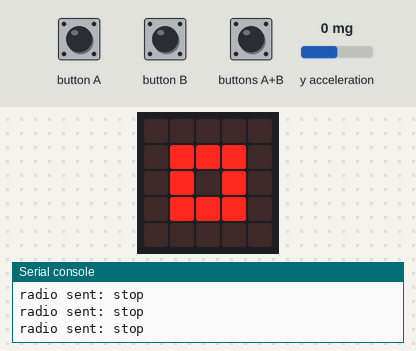
Recording of a program running on a simulated BBC micro:bit running MicroPython. On the bench: the board's 5×5 LED display, the last lines printed to the serial console. The test bench sets the inputs (shaded band); at power-on: y acceleration 0 mg. No radio messages arrive unless stated (any console line starting 'radio sent:' is added by the test bench).

Above: at 1.2 s.
1.3 s: y acceleration set to -1440 mg
At 1.9 s:
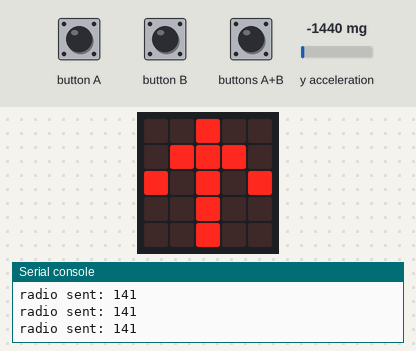
2.9 s: button A pressed for 0.15 s
At 3.11 s:
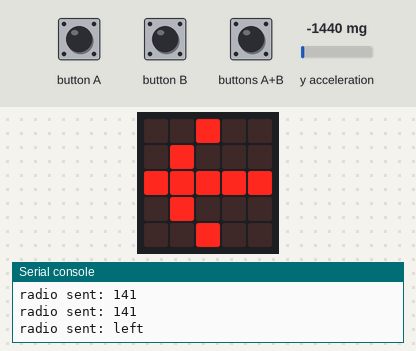
4.7 s: button B pressed for 0.15 s
At 4.92 s:
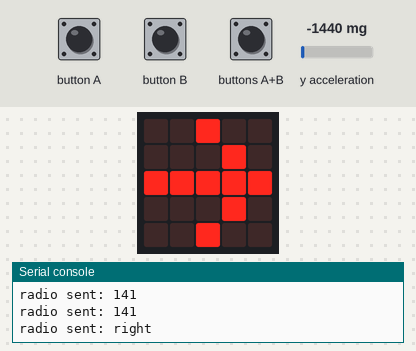
6.5 s: buttons A+B pressed for 0.15 s
At 6.73 s:
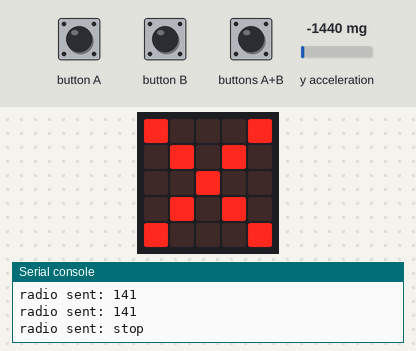
8.3 s: y acceleration set to 750 mg
At 9.6 s:
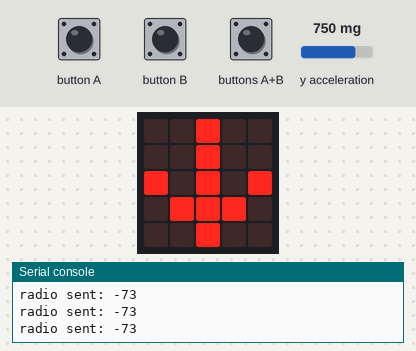
9.9 s: y acceleration set to -750 mg
At 11.4 s:
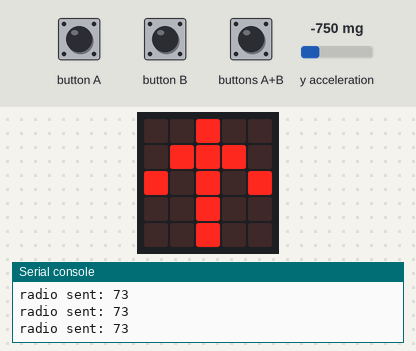
Timing chart, 0 to 12.5 s (numbered marks = the images above; inputs shaded):
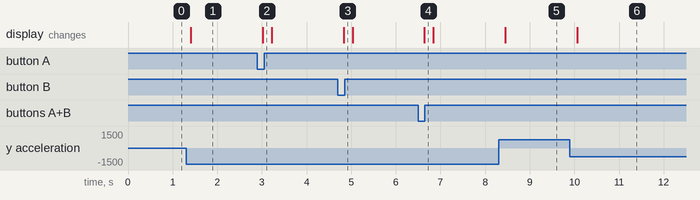

The program:

ringbitcontrol.py
```python
from microbit import *
import radio

radio.on()
radio.config(channel=20)
up = Image("00900:09990:90909:00900:00900")
down = Image("00900:00900:90909:09990:00900")
right = Image("00900:00090:99999:00090:00900")
left = Image("00900:09000:99999:09000:00900")

while True:
    if button_a.is_pressed() and button_b.is_pressed():
        radio.send("stop")
        display.show(Image.NO)
        sleep(200)
    elif button_a.is_pressed():
        radio.send("left")
        display.show(left)
        sleep(200)
    elif button_b.is_pressed():
        radio.send("right")
        display.show(right)
        sleep(200)
    else:
        tilt = round((0 - (accelerometer.get_y() / 1023)) * 100)
        if -15 < tilt < 15:
            radio.send("stop")
            display.show(Image("00000:09990:09090:09990:00000"))
            sleep(200)
        elif tilt >= 15:
            radio.send(str(tilt))
            display.show(up)
            sleep(200)
        elif tilt <= -15:
            radio.send(str(tilt))
            display.show(down)
            sleep(200)
```

Measured:
- after the input at 1.3 s, the display: changes after 0.11 s (image 1)
- after the input at 2.9 s, the display: changes after 0.12 s (image 2)
- after the input at 4.7 s, the display: changes after 0.13 s (image 3)
- after the input at 6.5 s, the display: changes after 0.14 s (image 4)
- after the input at 8.3 s, the display: changes after 0.15 s (image 5)
- after the input at 9.9 s, the display: changes after 0.16 s (image 6)
